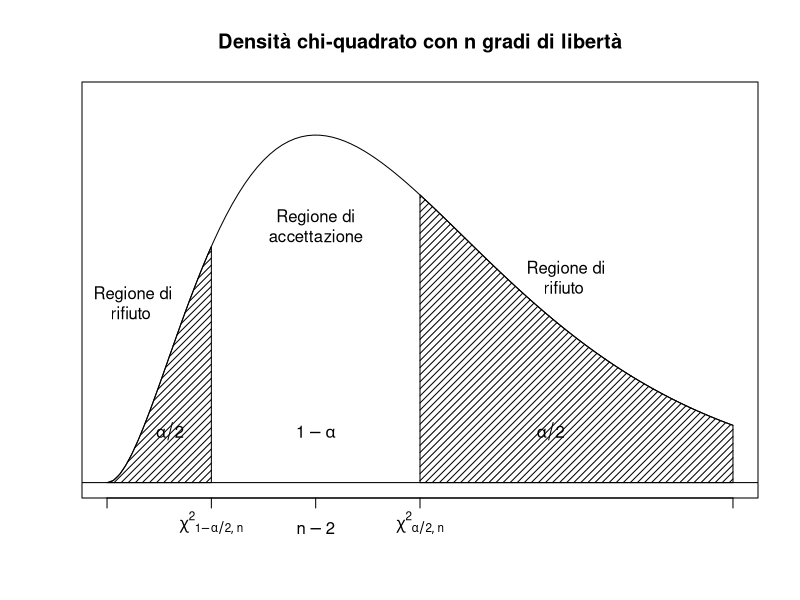

R code for this plot:
## ---- chunk 1
curve(dchisq (x,df=6) ,from=0, to=12,axes=FALSE ,ylim=c(0,0.15), xlab="",ylab="",main="Densità chi-quadrato con n gradi di libertà")
text(4,0.02, expression (1- alpha))
axis(1,c(0,2,4,6,12) ,c("",expression ({chi ^2}[list(1- alpha/2,n)]), expression (n-2) ,expression ({chi ^2}[ list(alpha/2,n)]),""))
vals<-seq(0,2, length =100)
x<-c(0,vals ,2,0)
y<-c(0, dchisq (vals ,df=6) ,0,0)
polygon (x,y,density =20, angle =45)
vals<-seq (6,12, length =100)
x<-c(6,vals ,12 ,6)
y<-c(0, dchisq (vals ,df=6) ,0,0)
polygon (x,y,density =20, angle =45)
abline (h=0)
text(1.2,0.02, expression (alpha/2))
text(8.5,0.02, expression (alpha/2))
text(4,0.10,"Regione di\naccettazione")
text(0.5,0.07,"Regione di\nrifiuto ")
text(8.8,0.08,"Regione di\nrifiuto ")
box ()
## ---- chunk 2
campione <- c(2, 1, 2, 1, 1, 1, 6, 1, 1, 2, 1, 1, 1, 2, 1, 2, 2, 3, 1, 1, 
              2, 4, 1, 3, 1, 1, 2, 2, 1, 4, 4, 1, 3, 4, 2, 2, 2, 3, 1, 3, 
              1, 1, 1, 1, 2, 3, 1, 1, 1, 1, 1, 1, 1, 1, 4, 1, 1, 2, 1, 1, 
              2, 1, 1, 1, 1, 4, 1, 1, 2, 3, 2, 1, 1, 2, 1, 1, 2, 4, 2, 3, 
              1, 1, 1, 1, 2, 1, 3, 1, 3, 6, 5, 1, 1, 1, 1, 1, 2, 2, 1, 1)
## ---- chunk 3
stima.p <- 1 / mean(campione) 
## ---- chunk 4
r = 4
p <- numeric(r)
p[1] <- dgeom(0, prob = stima.p) # {1}
p[2] <- dgeom(1, prob = stima.p) # {2}
p[3] <- dgeom(2, prob = stima.p) # {3}
p[4] <- pgeom(2, prob = stima.p, lower.tail = FALSE) # [4, +infinity)
## ---- chunk 5
n <- length(campione)
minimo <- min(n * p[1], n * p[2], n * p[3], n * p[4])
## ---- chunk 6
nint <- numeric(4)
nint[1] <- length(which(campione == 1))
nint[2] <- length(which(campione == 2))
nint[3] <- length(which(campione == 3))
nint[4] <- length(which(campione > 3))
## ---- chunk 7
chi2 <- sum(((nint - n * p) / sqrt(n * p)) ^ 2)
## ---- chunk 8
k <- 1
alpha <- 0.01
df <- r - k - 1
valori <- c(qchisq(alpha / 2, df = df), qchisq(1 - alpha / 2, df =df))
## ---- chunk 9
esito <- valori[1] < chi2 && chi2 < valori[2]
